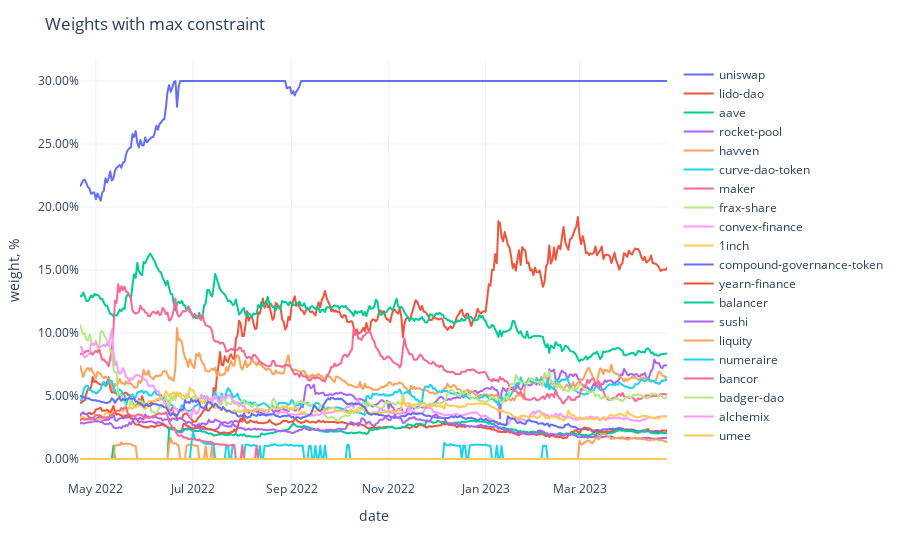

Notebook cell for this chart:
### Code cell
fig = px.line(adjusted_weights,
              labels={'value': 'weight, %', 'variable': ''})
fig.update_traces(
    hovertemplate="%{y}"
)
fig.update_yaxes(
    tickformat=".2%",
)
fig.update_xaxes(
    showspikes=True,
    spikethickness=2,
    spikedash="dot",
    spikecolor="#999999",
    spikemode="across",
)
fig.update_layout(
    hovermode="x",
    hoverdistance=100,  ## Distance to show hover label of data point
    spikedistance=1000,  ## Distance to show spike
    template='plotly_white',
    title='Weights with max constraint'
)

### Figure 1 — Plotly figure (JSON) as saved in the notebook; plotly's stock layout.template omitted (floating-point values rounded to 4 significant figures; data arrays with more than 128 entries replaced by an {"elided": "..."} marker saying what was removed)
{"data": [{"hovertemplate": "%{y}", "legendgroup": "uniswap", "line": {"color": "#636efa", "dash": "solid"}, "marker": {"symbol": "circle"}, "mode": "lines", "name": "uniswap", "showlegend": true, "type": "scattergl", "x": {"elided": "370 str values"}, "xaxis": "x", "y": {"elided": "370 float values"}, "yaxis": "y"}, {"hovertemplate": "%{y}", "legendgroup": "lido-dao", "line": {"color": "#EF553B", "dash": "solid"}, "marker": {"symbol": "circle"}, "mode": "lines", "name": "lido-dao", "showlegend": true, "type": "scattergl", "x": {"elided": "370 str values"}, "xaxis": "x", "y": {"elided": "370 float values"}, "yaxis": "y"}, {"hovertemplate": "%{y}", "legendgroup": "aave", "line": {"color": "#00cc96", "dash": "solid"}, "marker": {"symbol": "circle"}, "mode": "lines", "name": "aave", "showlegend": true, "type": "scattergl", "x": {"elided": "370 str values"}, "xaxis": "x", "y": {"elided": "370 float values"}, "yaxis": "y"}, {"hovertemplate": "%{y}", "legendgroup": "rocket-pool", "line": {"color": "#ab63fa", "dash": "solid"}, "marker": {"symbol": "circle"}, "mode": "lines", "name": "rocket-pool", "showlegend": true, "type": "scattergl", "x": {"elided": "370 str values"}, "xaxis": "x", "y": {"elided": "370 float values"}, "yaxis": "y"}, {"hovertemplate": "%{y}", "legendgroup": "havven", "line": {"color": "#FFA15A", "dash": "solid"}, "marker": {"symbol": "circle"}, "mode": "lines", "name": "havven", "showlegend": true, "type": "scattergl", "x": {"elided": "370 str values"}, "xaxis": "x", "y": {"elided": "370 float values"}, "yaxis": "y"}, {"hovertemplate": "%{y}", "legendgroup": "curve-dao-token", "line": {"color": "#19d3f3", "dash": "solid"}, "marker": {"symbol": "circle"}, "mode": "lines", "name": "curve-dao-token", "showlegend": true, "type": "scattergl", "x": {"elided": "370 str values"}, "xaxis": "x", "y": {"elided": "370 float values"}, "yaxis": "y"}, {"hovertemplate": "%{y}", "legendgroup": "maker", "line": {"color": "#FF6692", "dash": "solid"}, "marker": {"symbol": "circle"}, "mode": "lines", "name": "maker", "showlegend": true, "type": "scattergl", "x": {"elided": "370 str values"}, "xaxis": "x", "y": {"elided": "370 float values"}, "yaxis": "y"}, {"hovertemplate": "%{y}", "legendgroup": "frax-share", "line": {"color": "#B6E880", "dash": "solid"}, "marker": {"symbol": "circle"}, "mode": "lines", "name": "frax-share", "showlegend": true, "type": "scattergl", "x": {"elided": "370 str values"}, "xaxis": "x", "y": {"elided": "370 float values"}, "yaxis": "y"}, {"hovertemplate": "%{y}", "legendgroup": "convex-finance", "line": {"color": "#FF97FF", "dash": "solid"}, "marker": {"symbol": "circle"}, "mode": "lines", "name": "convex-finance", "showlegend": true, "type": "scattergl", "x": {"elided": "370 str values"}, "xaxis": "x", "y": {"elided": "370 float values"}, "yaxis": "y"}, {"hovertemplate": "%{y}", "legendgroup": "1inch", "line": {"color": "#FECB52", "dash": "solid"}, "marker": {"symbol": "circle"}, "mode": "lines", "name": "1inch", "showlegend": true, "type": "scattergl", "x": {"elided": "370 str values"}, "xaxis": "x", "y": {"elided": "370 float values"}, "yaxis": "y"}, {"hovertemplate": "%{y}", "legendgroup": "compound-governance-token", "line": {"color": "#636efa", "dash": "solid"}, "marker": {"symbol": "circle"}, "mode": "lines", "name": "compound-governance-token", "showlegend": true, "type": "scattergl", "x": {"elided": "370 str values"}, "xaxis": "x", "y": {"elided": "370 float values"}, "yaxis": "y"}, {"hovertemplate": "%{y}", "legendgroup": "yearn-finance", "line": {"color": "#EF553B", "dash": "solid"}, "marker": {"symbol": "circle"}, "mode": "lines", "name": "yearn-finance", "showlegend": true, "type": "scattergl", "x": {"elided": "370 str values"}, "xaxis": "x", "y": {"elided": "370 float values"}, "yaxis": "y"}, {"hovertemplate": "%{y}", "legendgroup": "balancer", "line": {"color": "#00cc96", "dash": "solid"}, "marker": {"symbol": "circle"}, "mode": "lines", "name": "balancer", "showlegend": true, "type": "scattergl", "x": {"elided": "370 str values"}, "xaxis": "x", "y": {"elided": "370 float values"}, "yaxis": "y"}, {"hovertemplate": "%{y}", "legendgroup": "sushi", "line": {"color": "#ab63fa", "dash": "solid"}, "marker": {"symbol": "circle"}, "mode": "lines", "name": "sushi", "showlegend": true, "type": "scattergl", "x": {"elided": "370 str values"}, "xaxis": "x", "y": {"elided": "370 float values"}, "yaxis": "y"}, {"hovertemplate": "%{y}", "legendgroup": "liquity", "line": {"color": "#FFA15A", "dash": "solid"}, "marker": {"symbol": "circle"}, "mode": "lines", "name": "liquity", "showlegend": true, "type": "scattergl", "x": {"elided": "370 str values"}, "xaxis": "x", "y": {"elided": "370 float values"}, "yaxis": "y"}, {"hovertemplate": "%{y}", "legendgroup": "numeraire", "line": {"color": "#19d3f3", "dash": "solid"}, "marker": {"symbol": "circle"}, "mode": "lines", "name": "numeraire", "showlegend": true, "type": "scattergl", "x": {"elided": "370 str values"}, "xaxis": "x", "y": {"elided": "370 float values"}, "yaxis": "y"}, {"hovertemplate": "%{y}", "legendgroup": "bancor", "line": {"color": "#FF6692", "dash": "solid"}, "marker": {"symbol": "circle"}, "mode": "lines", "name": "bancor", "showlegend": true, "type": "scattergl", "x": {"elided": "370 str values"}, "xaxis": "x", "y": {"elided": "370 float values"}, "yaxis": "y"}, {"hovertemplate": "%{y}", "legendgroup": "badger-dao", "line": {"color": "#B6E880", "dash": "solid"}, "marker": {"symbol": "circle"}, "mode": "lines", "name": "badger-dao", "showlegend": true, "type": "scattergl", "x": {"elided": "370 str values"}, "xaxis": "x", "y": {"elided": "370 int values"}, "yaxis": "y"}, {"hovertemplate": "%{y}", "legendgroup": "alchemix", "line": {"color": "#FF97FF", "dash": "solid"}, "marker": {"symbol": "circle"}, "mode": "lines", "name": "alchemix", "showlegend": true, "type": "scattergl", "x": {"elided": "370 str values"}, "xaxis": "x", "y": {"elided": "370 int values"}, "yaxis": "y"}, {"hovertemplate": "%{y}", "legendgroup": "umee", "line": {"color": "#FECB52", "dash": "solid"}, "marker": {"symbol": "circle"}, "mode": "lines", "name": "umee", "showlegend": true, "type": "scattergl", "x": {"elided": "370 str values"}, "xaxis": "x", "y": {"elided": "370 int values"}, "yaxis": "y"}], "layout": {"hoverdistance": 100, "hovermode": "x", "legend": {"title": {"text": ""}, "tracegroupgap": 0}, "margin": {"t": 60}, "spikedistance": 1000, "title": {"text": "Weights with max constraint"}, "xaxis": {"anchor": "y", "domain": [0, 1], "showspikes": true, "spikecolor": "#999999", "spikedash": "dot", "spikemode": "across", "spikethickness": 2, "title": {"text": "date"}}, "yaxis": {"anchor": "x", "domain": [0, 1], "tickformat": ".2%", "title": {"text": "weight, %"}}}}
